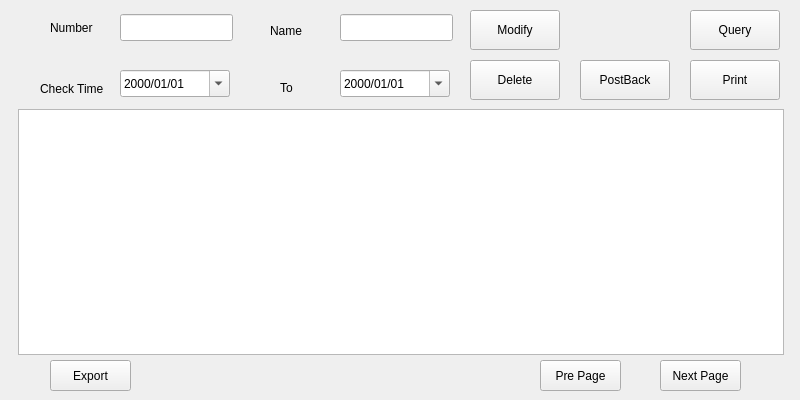
<?xml version="1.0" encoding="UTF-8"?>
<ui version="4.0">
 <class>QueryWindow</class>
 <widget class="QWidget" name="QueryWindow">
  <property name="geometry">
   <rect>
    <x>0</x>
    <y>0</y>
    <width>800</width>
    <height>400</height>
   </rect>
  </property>
  <property name="windowTitle">
   <string>Form</string>
  </property>
  <property name="windowIcon">
   <iconset resource="qt200.qrc">
    <normaloff>:/resource/image/Title.png</normaloff>:/resource/image/Title.png</iconset>
  </property>
  <widget class="QLabel" name="lbNumber">
   <property name="geometry">
    <rect>
     <x>50</x>
     <y>20</y>
     <width>51</width>
     <height>16</height>
    </rect>
   </property>
   <property name="text">
    <string>Number</string>
   </property>
  </widget>
  <widget class="QLineEdit" name="leNumble">
   <property name="geometry">
    <rect>
     <x>120</x>
     <y>14</y>
     <width>113</width>
     <height>27</height>
    </rect>
   </property>
  </widget>
  <widget class="QLabel" name="lbName">
   <property name="geometry">
    <rect>
     <x>270</x>
     <y>20</y>
     <width>51</width>
     <height>21</height>
    </rect>
   </property>
   <property name="text">
    <string>Name</string>
   </property>
  </widget>
  <widget class="QLineEdit" name="leName">
   <property name="geometry">
    <rect>
     <x>340</x>
     <y>14</y>
     <width>113</width>
     <height>27</height>
    </rect>
   </property>
  </widget>
  <widget class="QDateEdit" name="dteStartDate">
   <property name="geometry">
    <rect>
     <x>120</x>
     <y>70</y>
     <width>110</width>
     <height>27</height>
    </rect>
   </property>
   <property name="displayFormat">
    <string>yyyy/MM/dd</string>
   </property>
   <property name="calendarPopup">
    <bool>true</bool>
   </property>
  </widget>
  <widget class="QLabel" name="lbCheckTime">
   <property name="geometry">
    <rect>
     <x>40</x>
     <y>80</y>
     <width>67</width>
     <height>17</height>
    </rect>
   </property>
   <property name="text">
    <string>Check Time</string>
   </property>
  </widget>
  <widget class="QLabel" name="lbTo">
   <property name="geometry">
    <rect>
     <x>280</x>
     <y>80</y>
     <width>21</width>
     <height>16</height>
    </rect>
   </property>
   <property name="text">
    <string>To</string>
   </property>
  </widget>
  <widget class="QDateEdit" name="dteEndDate">
   <property name="geometry">
    <rect>
     <x>340</x>
     <y>70</y>
     <width>110</width>
     <height>27</height>
    </rect>
   </property>
   <property name="displayFormat">
    <string>yyyy/MM/dd</string>
   </property>
   <property name="calendarPopup">
    <bool>true</bool>
   </property>
  </widget>
  <widget class="QPushButton" name="btnQueryData">
   <property name="geometry">
    <rect>
     <x>690</x>
     <y>10</y>
     <width>90</width>
     <height>40</height>
    </rect>
   </property>
   <property name="text">
    <string>Query</string>
   </property>
  </widget>
  <widget class="QPushButton" name="btnPrint">
   <property name="geometry">
    <rect>
     <x>690</x>
     <y>60</y>
     <width>90</width>
     <height>40</height>
    </rect>
   </property>
   <property name="text">
    <string>Print</string>
   </property>
  </widget>
  <widget class="QTableWidget" name="twPatientInfo">
   <property name="geometry">
    <rect>
     <x>18</x>
     <y>109</y>
     <width>766</width>
     <height>246</height>
    </rect>
   </property>
   <property name="focusPolicy">
    <enum>Qt::NoFocus</enum>
   </property>
  </widget>
  <widget class="QPushButton" name="btnExport">
   <property name="geometry">
    <rect>
     <x>50</x>
     <y>360</y>
     <width>81</width>
     <height>31</height>
    </rect>
   </property>
   <property name="text">
    <string>Export</string>
   </property>
  </widget>
  <widget class="QPushButton" name="btnPrePage">
   <property name="geometry">
    <rect>
     <x>540</x>
     <y>360</y>
     <width>81</width>
     <height>31</height>
    </rect>
   </property>
   <property name="text">
    <string>Pre Page</string>
   </property>
  </widget>
  <widget class="QPushButton" name="btnNextPage">
   <property name="geometry">
    <rect>
     <x>660</x>
     <y>360</y>
     <width>81</width>
     <height>31</height>
    </rect>
   </property>
   <property name="text">
    <string>Next Page</string>
   </property>
  </widget>
  <widget class="QPushButton" name="btnModify">
   <property name="geometry">
    <rect>
     <x>470</x>
     <y>10</y>
     <width>90</width>
     <height>40</height>
    </rect>
   </property>
   <property name="text">
    <string>Modify</string>
   </property>
  </widget>
  <widget class="QPushButton" name="btnDelete">
   <property name="geometry">
    <rect>
     <x>470</x>
     <y>60</y>
     <width>90</width>
     <height>40</height>
    </rect>
   </property>
   <property name="text">
    <string>Delete</string>
   </property>
  </widget>
  <widget class="QLabel" name="lbPageTag">
   <property name="geometry">
    <rect>
     <x>160</x>
     <y>370</y>
     <width>231</width>
     <height>16</height>
    </rect>
   </property>
   <property name="text">
    <string/>
   </property>
  </widget>
  <widget class="QPushButton" name="btnPostback">
   <property name="geometry">
    <rect>
     <x>580</x>
     <y>60</y>
     <width>90</width>
     <height>40</height>
    </rect>
   </property>
   <property name="text">
    <string>PostBack</string>
   </property>
  </widget>
 </widget>
 <resources>
  <include location="qt200.qrc"/>
 </resources>
 <connections/>
</ui>
